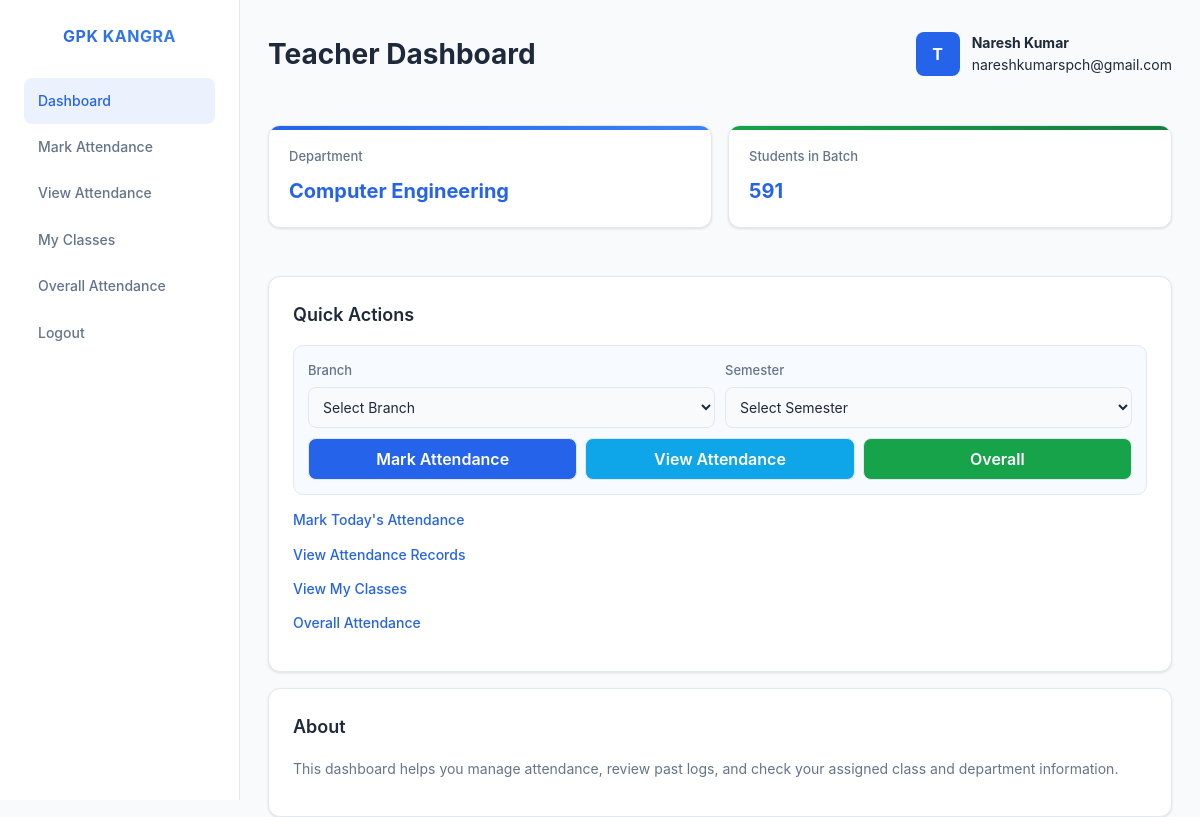
Page /teacher (signed in) on the committed database.
### app.py (models this page shows)
class User(db.Model):
    id = db.Column(db.Integer, primary_key=True)
    role = db.Column(db.String(20), nullable=False)
    name = db.Column(db.String(100), nullable=False)
    email = db.Column(db.String(100), unique=True, nullable=False)
    password = db.Column(db.String(200), nullable=False)
    roll_number = db.Column(db.String(20), nullable=True)
    branch = db.Column(db.String(100), nullable=True)
    semester = db.Column(db.String(20), nullable=True)
    department = db.Column(db.String(100), nullable=True)

### app.py (the view)
@app.route("/teacher")
def teacher_dashboard():
    if session.get("role") != "teacher":
        abort(403)
    teacher = User.query.get(session["user_id"])
    students = User.query.filter_by(role="student").all()
    branches = sorted(
        {
            (row[0] or "").strip()
            for row in db.session.query(User.branch).filter_by(role="student").distinct().all()
            if (row[0] or "").strip()
        }
    )
    semesters = sorted(
        {
            (row[0] or "").strip()
            for row in db.session.query(User.semester).filter_by(role="student").distinct().all()
            if (row[0] or "").strip()
        }
    )
    return render_template(
        "teacher.html",
        teacher=teacher,
        students=students,
        branches=branches,
        semesters=semesters,
    )

### templates/teacher.html (shortened to what this page needs)
﻿<!DOCTYPE html>
<html lang="en">
<head>
  <link rel="stylesheet" href="{{ url_for('static', filename='style.css') }}">
</head>
<body>
  <aside class="sidebar">
    <div class="logo">GPK KANGRA</div>
    <a href="{{ url_for('teacher_dashboard') }}" class="menu-link active">Dashboard</a>
    <a href="{{ url_for('select_class_mark') }}" class="menu-link">Mark Attendance</a>
    <a href="{{ url_for('select_class_view') }}" class="menu-link">View Attendance</a>
    <a href="{{ url_for('teacher_classes') }}" class="menu-link">My Classes</a>
    <a href="{{ url_for('select_class_overall') }}" class="menu-link">Overall Attendance</a>
    <a href="{{ url_for('logout') }}" class="menu-link">Logout</a>
  </aside>
  <main class="main">
    <div class="topbar">
      <div class="dashboard-title">Teacher Dashboard</div>
      <div class="user-box">
        <div class="avatar">T</div>
        <div>
          <strong>{{ teacher.name }}</strong><br>
          {{ teacher.email }}
        </div>
      </div>
    </div>
    {% set dept_map = {
      'CS': 'Computer Engineering',
      'ECE': 'Electronics Engineering',
      'ME': 'Mechanical Engineering',
      'CE': 'Civil Engineering',
      'IE': 'Instrumentation Engineering',
      'AS&H': 'Applied Science',
      'Electrical': 'Electrical Engineering',
      'Instrumentation': 'Instrumentation Engineering'
    } %}
    <div class="cards-row">
      <div class="card">
        <div class="card-title">Department</div>
        <div class="card-value">
          {{ dept_map[teacher.department] if teacher.department in dept_map else teacher.department }}
        </div>
      </div>
      <div class="card">
        <div class="card-title">Students in Batch</div>
        <div class="card-value">{{ students|length }}</div>
      </div>
    </div>
    <div class="content-row">
      <div class="panel">
        <div class="panel-title">Quick Actions</div>
        <form class="quick-form" method="POST" action="{{ url_for('teacher_quick_action') }}">
          <div class="quick-grid">
            <div>
              <label for="branch">Branch</label>
              <select id="branch" name="branch" required>
                <option value="">Select Branch</option>
              </select>
            </div>
            <div>
              <label for="semester">Semester</label>
              <select id="semester" name="semester" required>
                <option value="">Select Semester</option>
              </select>
            </div>
          </div>
          <div class="quick-actions">
            <button type="submit" name="action" value="mark">Mark Attendance</button>
            <button type="submit" name="action" value="view">View Attendance</button>
            <button type="submit" name="action" value="overall">Overall</button>
          </div>
        </form>
        <p><a href="{{ url_for('select_class_mark') }}">Mark Today's Attendance</a></p>
        <p><a href="{{ url_for('select_class_view') }}">View Attendance Records</a></p>
        <p><a href="{{ url_for('teacher_classes') }}">View My Classes</a></p>
        <p><a href="{{ url_for('select_class_overall') }}">Overall Attendance</a></p>
      </div>
      <div class="panel">
        <div class="panel-title">About</div>
        <p>This dashboard helps you manage attendance, review past logs, and check your assigned class and department information.</p>
      </div>
    </div>
  </main>
</body>
</html>

### static/style.css (style rules this page uses)
* { margin: 0; padding: 0; box-sizing: border-box; }
:root { --primary: #2563eb; --primary-dark: #1e40af; --primary-light: #3b82f6; --primary-gradient: linear-gradient(135deg, #2563eb 0%, #3b82f6 100%); --secondary: #06b6d4; --secondary-gradient: linear-gradient(135deg, #06b6d4 0%, #0891b2 100%); --accent: #dc2626; --accent-warm: #ea580c; --accent-warm-gradient: linear-gradient(135deg, #ea580c 0%, #d97706 100%); --success: #16a34a; --success-gradient: linear-gradient(135deg, #16a34a 0%, #15803d 100%); --warning: #ca8a04; --warning-gradient: linear-gradient(135deg, #ca8a04 0%, #b45309 100%); --purple: #9333ea; --purple-gradient: linear-gradient(135deg, #9333ea 0%, #7c3aed 100%); --pink: #ec4899; --pink-gradient: linear-gradient(135deg, #ec4899 0%, #db2777 100%); --indigo: #4f46e5; --indigo-gradient: linear-gradient(135deg, #4f46e5 0%, #4338ca 100%); --bg-dark: #f8fafc; --bg-darker: #f1f5f9; --card-bg: #ffffff; --border-color: #e2e8f0; --text-light: #1e293b; --text-muted: #64748b; --text-dark: #334155; --shadow: 0 1px 3px rgba(0, 0, 0, 0.08), 0 1px 2px rgba(0, 0, 0, 0.04); --shadow-md: 0 4px 6px rgba(0, 0, 0, 0.1), 0 2px 4px rgba(0, 0, 0, 0.06); --shadow-lg: 0 10px 15px rgba(0, 0, 0, 0.1), 0 4px 6px rgba(0, 0, 0, 0.05); --radius: 8px; --font-sans: -apple-system, BlinkMacSystemFont, 'Segoe UI', 'Roboto', 'Oxygen', 'Ubuntu', 'Cantarell', sans-serif; }
body { font-family: var(--font-sans); background: var(--bg-dark); color: var(--text-light); line-height: 1.6; }
input, select, textarea { font-family: inherit; font-size: 14px; border: 1px solid var(--border-color); padding: 10px 12px; border-radius: var(--radius); background: var(--card-bg); color: var(--text-light); transition: all 0.2s ease; }
input::placeholder, select::placeholder, textarea::placeholder { color: var(--text-muted); }
select option { background: var(--bg-dark); color: var(--text-light); }
.card { background: var(--card-bg); border-radius: var(--radius); padding: 20px; box-shadow: var(--shadow); border: 1px solid var(--border-color); }
label { display: block; font-weight: 500; margin-bottom: 6px; color: var(--text-light); }
input, select { padding: 10px; border: 1px solid #ccc; border-radius: 6px; font-size: 14px; }
button { padding: 10px; background: #2575fc; color: #fff; border: none; border-radius: 6px; font-size: 16px; cursor: pointer; transition: background 0.3s; }
body { background: linear-gradient(135deg, #6a11cb 0%, #2575fc 100%); font-family: "Poppins", Arial, sans-serif; }
.card { background: #fff; border-radius: 10px; box-shadow: 0 4px 8px rgba(0, 0, 0, 0.1); padding: 20px; margin: 20px 0; }
select option { background-color: #0f1833; color: #fff; }

### rows in the picture
User: name "Naresh Kumar", email "nareshkumarspch@gmail.com", department "Computer Engineering"

### other values in the picture
{{ students|length }} "591"
